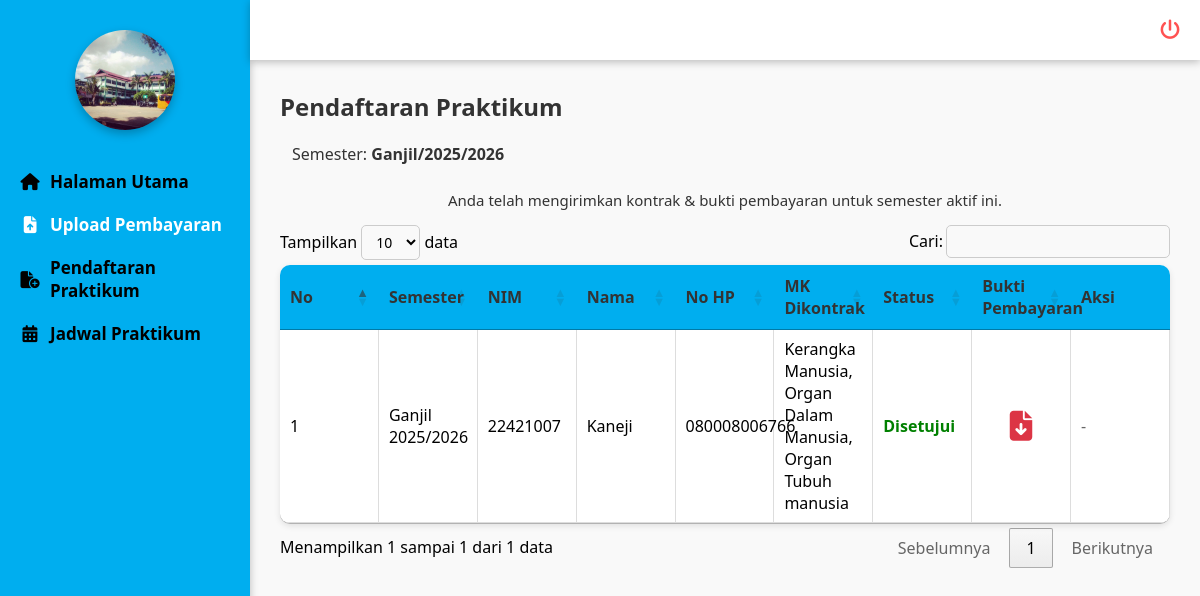
Screenshot of /mahasiswa/pembayaran/pembayaran.php (signed in) with the database file from the repository.
### tables this page shows
CREATE TABLE `semester` (
  `id` int NOT NULL,
  `nama_semester` varchar(50) NOT NULL,
  `tahun_ajaran` varchar(20) NOT NULL,
  `status` enum('Aktif','Tidak Aktif') NOT NULL DEFAULT 'Aktif'
);

CREATE TABLE `kontrak_mk` (
  `id` int NOT NULL,
  `id_mahasiswa` int NOT NULL,
  `id_semester` int DEFAULT NULL,
  `nim` varchar(20) NOT NULL,
  `nama` varchar(100) NOT NULL,
  `no_hp` varchar(20) DEFAULT NULL,
  `mk_dikontrak` varchar(1000) NOT NULL,
  `bukti_pembayaran` varchar(255) DEFAULT NULL,
  `status` enum('Menunggu','Disetujui','Ditolak') DEFAULT 'Menunggu',
  `created_at` timestamp NULL DEFAULT CURRENT_TIMESTAMP
);

### mahasiswa/pembayaran/pembayaran.php (the view, shortened to what this page needs)
<?php
include '../../koneksi/sidebarmhs.php';
include '../../koneksi/koneksi.php';
function e($v){ return htmlspecialchars((string)($v ?? ''), ENT_QUOTES, 'UTF-8'); }
$id_mahasiswa = (int)($_SESSION['mhs_id'] ?? 0);
$qSem = mysqli_query($conn, "SELECT id, nama_semester, tahun_ajaran FROM semester WHERE status='Aktif' LIMIT 1");
$semAktif = mysqli_fetch_assoc($qSem);
$id_semester_aktif = $semAktif['id'] ?? null;
if ($id_semester_aktif) {
  $cek_pendaftaran = mysqli_query($conn, "
      SELECT COUNT(*) AS total
      FROM kontrak_mk
      WHERE id_mahasiswa='$id_mahasiswa' AND id_semester='$id_semester_aktif'
  ");
  $data_cek = mysqli_fetch_assoc($cek_pendaftaran);
  $sudah_daftar = (int)($data_cek['total'] ?? 0) > 0;
} else {
  $sudah_daftar = false;
}
?>
<!doctype html>
<html>
<head>
  <link rel="stylesheet" href="https://cdn.datatables.net/1.13.6/css/jquery.dataTables.min.css">
  <link rel="stylesheet" href="https://cdnjs.cloudflare.com/ajax/libs/font-awesome/6.5.0/css/all.min.css">
</head>
<body>
<div class="konten_utama">
  <h2>Pendaftaran Praktikum</h2>
  <?php if($id_semester_aktif): ?>
    <div class="kotak_info info_sukses">
      Semester: <b><?= e($semAktif['nama_semester']) ?></b><b>/</b><b><?= e($semAktif['tahun_ajaran']) ?></b>
    </div>
  <?php else: ?>
    <div class="kotak_info info_peringatan">
      Belum ada <b>Semester</b> berstatus <b>Aktif</b>. Pendaftaran dinonaktifkan.
    </div>
  <?php endif; ?>
  <?php if($id_semester_aktif && !$sudah_daftar): ?>
    <div class="wadah_tombol" style="justify-content:flex-start;">
      <button class="tombol_tambah" onclick="tambahPendaftaran()">
        <i class="fa-solid fa-plus"></i> Tambah
      </button>
    </div>
  <?php elseif($id_semester_aktif && $sudah_daftar): ?>
    <div class="wadah_tombol" style="justify-content:center;">
      <p class="pesan_selesai">Anda telah mengirimkan kontrak & bukti pembayaran untuk semester aktif ini.</p>
    </div>
  <?php endif; ?>
  <table id="tabel-pendaftaran" class="tabel_data">
    <thead>
      <tr>
        <th>No</th>
        <th>Semester</th>
        <th>NIM</th>
        <th>Nama</th>
        <th>No HP</th>
        <th>MK Dikontrak</th>
        <th>Status</th>
        <th>Bukti Pembayaran</th>
        <th>Aksi</th>
      </tr>
    </thead>
    <tbody>
      <?php
      $no=1;
      $query = mysqli_query($conn,"
        SELECT k.*, s.nama_semester, s.tahun_ajaran
        FROM kontrak_mk k
        LEFT JOIN semester s ON s.id = k.id_semester
        WHERE k.id_mahasiswa='$id_mahasiswa'
        ORDER BY k.id DESC
      ");
      while($row=mysqli_fetch_assoc($query)) {
      ?>
      <tr>
        <td data-label="No"><?= $no++; ?></td>
        <td data-label="Semester"><?= e(($row['nama_semester'] ?? '').' '.($row['tahun_ajaran'] ?? '')); ?></td>
        <td data-label="NIM"><?= e($row['nim']); ?></td>
        <td data-label="Nama"><?= e($row['nama']); ?></td>
        <td data-label="No HP"><?= e($row['no_hp']); ?></td>
        <td data-label="MK Dikontrak"><?= e(str_replace(',', ', ', $row['mk_dikontrak'])); ?></td>
        <td data-label="Status">
          <?php
            if ($row['status'] == 'Disetujui') echo "<span style='color:green; font-weight:bold;'>Disetujui</span>";
            elseif ($row['status'] == 'Ditolak') echo "<span style='color:red; font-weight:bold;'>Ditolak</span>";
            else echo "<span style='color:#999;'>Menunggu</span>";
          ?>
        </td>
        <td data-label="Bukti Pembayaran" class="sel_pembayaran">
          <?php if(!empty($row['bukti_pembayaran'])){ ?>
            <a href='../../uploads/<?= e($row['bukti_pembayaran']); ?>' target='_blank' title="Lihat Bukti">
              <i class="fa-solid fa-file-arrow-down"></i>
            </a>
          <?php } else { ?>
            <span style="color:#aaa;">Belum upload</span>
          <?php } ?>
        </td>
        <td data-label="Aksi">
          <?php
            $editable = ($row['id_semester'] == $id_semester_aktif && $row['status'] != 'Disetujui');
            if ($editable) { ?>
              <button class="tombol_umum tombol_edit" onclick="editPendaftaran(<?= (int)$row['id']; ?>)">
                <i class="fa-solid fa-pen-to-square"></i> Edit
              </button>
              <button class="tombol_umum tombol_hapus" onclick="hapusPendaftaran(<?= (int)$row['id']; ?>)">
                <i class="fa-solid fa-trash"></i> Hapus
              </button>
          <?php } else { echo "<span style='color:#666;'>-</span>"; } ?>
        </td>
      </tr>
      <?php } ?>
    </tbody>
  </table>
</div>
</body>
</html>

### koneksi/sidebarmhs.php (style rules this page uses)
* { margin:0; padding:0; box-sizing:border-box; font-family:'Segoe UI', Tahoma, Geneva, Verdana, sans-serif; }
body { display:flex; min-height:100vh; background:#f3f3f3; overflow-x:hidden; }

### mahasiswa/pembayaran/pembayaran.php (style rules this page uses)
.konten_utama { margin-left:250px; margin-top:60px; padding:30px; min-height:calc(100vh - 60px); background:#f9f9f9; font-family:Arial,sans-serif; }
.konten_utama h2 { margin-bottom:10px; color:#333; }
.kotak_info { margin-bottom:15px; padding:10px 12px; border-radius:6px; }
.info_sukses { color:#333 }
.wadah_tombol { display:flex; width:100%; margin-bottom: 15px; }
.pesan_selesai { color:#333; font-size:15px; text-align:center; margin:0 auto; }
.tabel_data { width:100%; border-collapse:collapse; background:white; border-radius:10px; overflow:hidden; box-shadow:0 2px 6px rgba(0,0,0,0.1); table-layout:fixed; }
.tabel_data th { background:#00AEEF; color:#333; text-align:left; padding:12px 15px; }
.tabel_data td { padding:12px 15px; border-bottom:1px solid #ddd; border-right:1px solid #ddd; }
.sel_pembayaran { text-align:center; }
.sel_pembayaran a i { font-size:30px !important; color:#dc3545; }

### rows the page displays
semester: nama_semester "Ganjil", tahun_ajaran "2025/2026"
kontrak_mk: id_semester.tahun_ajaran "Ganjil 2025/2026", nim "22421007", nama "Kaneji", no_hp "080008006766", mk_dikontrak "Kerangka Manusia, Organ Dalam Manusia, Organ Tubuh manusia", status "Disetujui"
